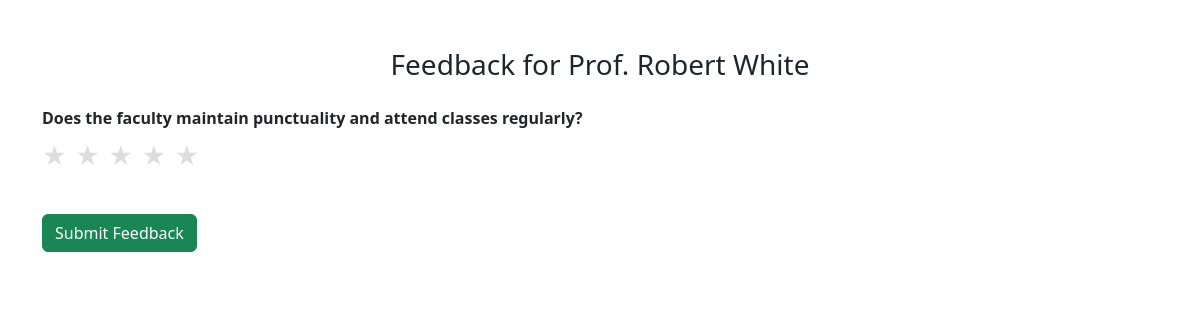
The page /hod/give_feedback_form.php?faculty_id=3 (signed in) on the database its author committed.
### tables this page shows
CREATE TABLE `faculty` (
  `user_id` int(11) NOT NULL,
  `name` varchar(100) NOT NULL,
  `email` varchar(100) NOT NULL,
  `mobile` varchar(15) DEFAULT NULL,
  `password` varchar(255) NOT NULL,
  `dept_id` int(11) DEFAULT NULL,
  `section_id` int(11) DEFAULT NULL,
  `semester_id` int(11) DEFAULT NULL
);

CREATE TABLE `questions` (
  `id` int(11) NOT NULL,
  `question_text` varchar(255) NOT NULL,
  `role` enum('student','faculty','hod') NOT NULL,
  `feedback_type` enum('student-to-faculty','faculty-to-student','faculty-to-hod','hod-to-faculty') NOT NULL,
  `created_at` timestamp NOT NULL DEFAULT current_timestamp()
);

### hod/give_feedback_form.php (the view, shortened to what this page needs)
<?php
include("../dbconnect.php");
$hod_email = $_SESSION['email'];
$faculty_id = isset($_GET['faculty_id']) ? intval($_GET['faculty_id']) : 0;
$hodQuery = $conn->prepare("SELECT user_id FROM hod WHERE email = ?");
$hodQuery->bind_param("s", $hod_email);
$hodQuery->execute();
$hodResult = $hodQuery->get_result();
$hod = $hodResult->fetch_assoc();
$hod_id = $hod['user_id'];
$checkQuery = $conn->prepare("SELECT 1 FROM fedback WHERE giver_id = ? AND receiver_id = ? AND giver_role = 'hod' AND receiver_role = 'faculty' LIMIT 1");
$checkQuery->bind_param("ii", $hod_id, $faculty_id);
$checkQuery->execute();
$checkResult = $checkQuery->get_result();
$alreadySubmitted = $checkResult->num_rows > 0;
$faculty = $conn->query("SELECT name FROM faculty WHERE user_id = $faculty_id")->fetch_assoc();
$questions = $conn->query("SELECT * FROM questions WHERE role = 'hod'");
?>
<!DOCTYPE html>
<html lang="en">
<head>
  <link href="https://cdn.jsdelivr.net/npm/bootstrap@5.3.0/dist/css/bootstrap.min.css" rel="stylesheet">
</head>
<body>
<div class="container mt-5">
  <h3 class="mb-4 text-center">Feedback for <?= htmlspecialchars($faculty['name']) ?></h3>
  <?php if ($alreadySubmitted): ?>
    <div class="alert alert-warning text-center">You have already submitted feedback for this faculty. It cannot be edited.</div>
  <?php else: ?>
    <form action="../submit_feedback.php" method="POST">
      <?php while ($q = $questions->fetch_assoc()): ?>
        <div class="mb-4">
          <label class="form-label"><strong><?= $q['question_text'] ?></strong></label>
          <div class="star-rating d-flex gap-2">
            <?php for ($i = 1; $i <= 5; $i++): ?>
              <label for="q<?= $q['id'] ?>_<?= $i ?>">★</label>
            <?php endfor; ?>
          </div>
        </div>
      <?php endwhile; ?>
      <button type="submit" class="btn btn-success mt-3">Submit Feedback</button>
    </form>
  <?php endif; ?>
</div>
</body>
</html>

### hod/give_feedback_form.php (style rules this page uses)
.star-rating label { font-size: 1.5em; color: #ddd; cursor: pointer; }

### rows shown on the page
faculty: name "Prof. Robert White"
questions: question_text "Does the faculty maintain punctuality and attend classes regularly?"
